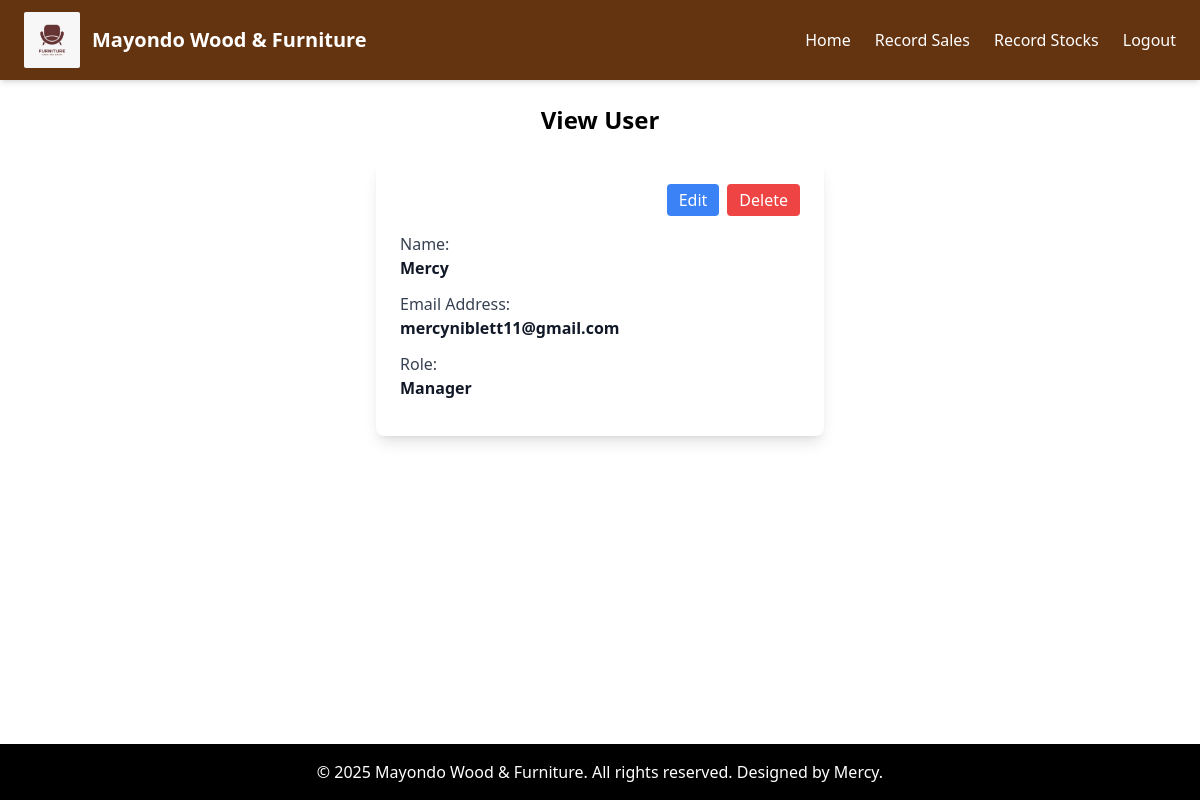
Page /viewuser/1/ (signed in) on the committed database.
### mwfapp/models.py (models this page shows, shortened)
class User(AbstractUser):
    ROLE_CHOICES = [
        ('MANAGER', 'Manager'),
        ('SALES_AGENT', 'Sales Agent'),
    ]
    role = models.CharField(max_length=20, unique=False, choices=ROLE_CHOICES)
    phone = models.CharField(max_length=20, blank=True, null=True)

### mwfapp/views.py (the view)
# urls.py: path("viewuser/<str:user_id>/", views.viewUser, name="viewUser"),
@login_required(login_url="/login/")
def viewUser(request, user_id):
    user = User.objects.get(id=user_id)
    return render(request, "viewuser.html", {"user": user})

### mwfapp/templates/viewuser.html (shortened to what this page needs)
{% load static %}
<!DOCTYPE html>
<html lang="en">
<head>
    <script src="https://cdn.tailwindcss.com"></script>
</head>
<body class="bg-[var(--cream)] min-h-screen flex flex-col">
    <nav class="bg-[#643310] text-white shadow-md h-20 flex items-center px-6">
        <div class="flex items-center space-x-3">
            <img src="{% static 'images/31aba08d3d8042b4b39e196bc3523d95.jpg' %}" alt="Logo"
                 class="h-14 w-14 rounded-sm">
            <span class="font-bold text-xl">Mayondo Wood & Furniture</span>
        </div>
        <ul class="ml-auto flex space-x-6">
            <li><a href="{% url 'dashboardPage' %}" class="hover:underline">Home</a></li>
            <li><a href="{% url 'recordSales' %}" class="hover:underline">Record Sales</a></li>
            <li><a href="{% url 'recordStocks' %}" class="hover:underline">Record Stocks</a></li>
            <li><a href="/" class="hover:underline">Logout</a></li>
        </ul>
    </nav>
    <div class="py-6 text-center">
        <h1 class="text-2xl font-bold">View User</h1>
    </div>
    <div class="flex justify-center">
        <div class="bg-white shadow-lg rounded-lg p-6 w-full max-w-md">
            <div class="flex justify-end gap-2 mb-4">
                <a href="{% url 'editUser' user.id %}" class="px-3 py-1 bg-blue-500 text-white rounded hover:bg-blue-600">Edit</a>
                <a href="{% url 'deleteUser' user.id %}" class="px-3 py-1 bg-red-500 text-white rounded hover:bg-red-600">Delete</a>
            </div>
            <div class="mb-3">
                <label class="block font-medium text-gray-700">Name:</label>
                <p class="text-gray-900 font-bold">{{ user.username }}</p>
            </div>
            <div class="mb-3">
                <label class="block font-medium text-gray-700">Email Address:</label>
                <p class="text-gray-900 font-bold">{{ user.email }}</p>
            </div>
            <div class="mb-3">
                <label class="block font-medium text-gray-700">Role:</label>
                <p class="text-gray-900 font-bold">{{ user.role|title }}</p>
            </div>
        </div>
    </div>
    <footer class="mt-auto bg-black text-white text-center py-4">
        <p>&copy; {% now "Y" %} Mayondo Wood & Furniture. All rights reserved. Designed by Mercy.</p>
    </footer>
</body>
</html>

### rows in the picture
User: username "Mercy", email "mercyniblett11@gmail.com", role "Manager"
